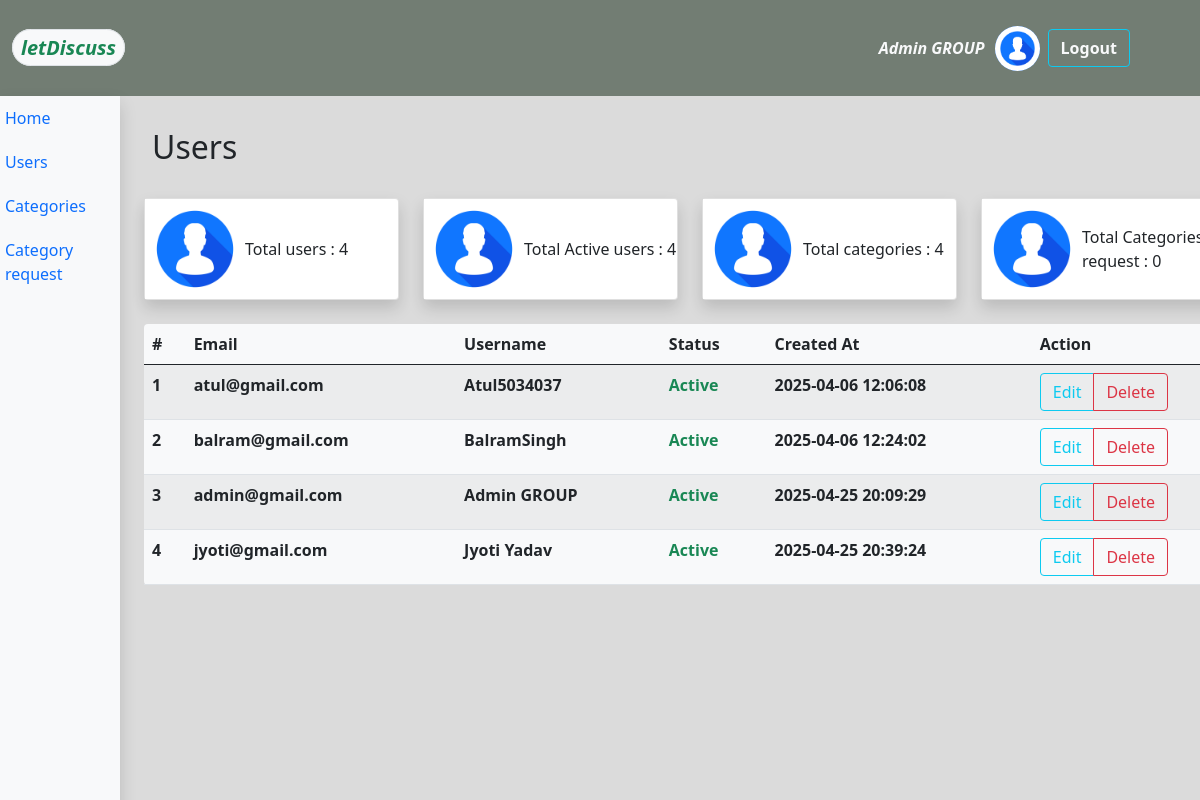
/admin/users.php (signed in), run on the app's committed database.
### tables this page shows
CREATE TABLE `users` (
  `id` int(10) NOT NULL,
  `user_email` varchar(50) NOT NULL,
  `username` varchar(25) NOT NULL,
  `password` varchar(255) NOT NULL,
  `created_at` datetime NOT NULL DEFAULT current_timestamp(),
  `updated_at` datetime DEFAULT NULL,
  `is_deleted` tinyint(2) NOT NULL DEFAULT 0 COMMENT '0:not deleted, 1 deleted',
  `account_status` tinyint(2) NOT NULL DEFAULT 0 COMMENT '0:actie, 1 :inactive',
  `account_type` int(11) NOT NULL DEFAULT 0
);

### admin/users.php (the view, shortened to what this page needs)
<?php include 'partials/_header.php' ?>
<?php include 'partials/_navBar.php' ?>
<?php include 'partials/_leftNav.php' ?>
<?php
    include '../partial/_dbconnection.php';
    if($_SESSION['loggedin']== true){
    $resultUser =mysqli_query($conn, 'SELECT * FROM users');
    $resultUserCount = mysqli_num_rows($resultUser);
    $resultUserActive =mysqli_query($conn, 'SELECT * FROM users WHERE is_deleted = 0');
    $resultUserActiveCount = mysqli_num_rows($resultUserActive);
    $resultCateogy =mysqli_query($conn, 'SELECT * FROM categories WHERE is_deleted = 0');
    $resultCateogyCount = mysqli_num_rows($resultCateogy);
    $resultCateogyRequest =mysqli_query($conn, 'SELECT * FROM category_requests WHERE req_status = 0');
    $resultCateogyRequestCount = mysqli_num_rows($resultCateogyRequest);
    }else{
        header('location: index.php');
    }
?>
<div class="admin-home-div col-12 container">
    <h2 class="py-3 px-2 my-3">Users</h2>
    <div class="cars-sapce row col-12">
        <div class="total-users-count col-md-3 col-12">
            <div class="card d-flex flex-row align-items-center rounded shadow">
                <div class="image">
                    <img src="../public/images/tradimg.jpg" width="100" height="100" alt="">
                </div>
                <div class="info-about">Total users : <?php echo $resultUserCount ?></div>
            </div>
        </div>
        <div class="total-categories-count col-md-3 col-12">
            <div class="card d-flex flex-row align-items-center rounded shadow">
                <div class="image">
                    <img src="../public/images/tradimg.jpg" width="100" height="100" alt="">
                </div>
                <div class="info-about">Total Active users : <?php echo $resultUserActiveCount ?></div>
            </div>
        </div>
        <div class="total-categories-count col-md-3 col-12">
            <div class="card d-flex flex-row align-items-center rounded shadow">
                <div class="image">
                    <img src="../public/images/tradimg.jpg" width="100" height="100" alt="">
                </div>
                <div class="info-about">Total categories : <?php echo $resultCateogyCount ?></div>
            </div>
        </div>
        <div class="total-categories-count col-md-3 col-12">
            <div class="card d-flex flex-row align-items-center rounded shadow">
                <div class="image">
                    <img src="../public/images/tradimg.jpg" width="100" height="100" alt="">
                </div>
                <div class="info-about">Total Categories request : <?php echo $resultCateogyRequestCount?></div>
            </div>
        </div>
    </div>
    <div class="category-deatils-data mt-4 bg-light rounded ">
        <table class="table table-striped" id="cat-table">
            <thead>
                <tr>
                    <th scope="col">#</th>
                    <th scope="col">Email</th>
                    <th scope="col">Username</th>
                    <th scope="col">Status</th>
                    <th scope="col">Created At</th>
                    <th scope="col">Action</th>
                </tr>
            </thead>
            <tbody>
                <?php
                    if($resultUserActiveCount > 0){
                        while($row = mysqli_fetch_assoc($resultUserActive)){
                            echo ' <tr>
                                    <th>'.$row['id'].'</th>
                                    <th>'.$row['user_email'].'</th>
                                    <th>'.$row['username'].'</th>
                                    <th>'.accountStatus($row['account_status']).'</th>
                                    <th>'.$row['created_at'].'</th>
                                    <th>
                                    <div class="btn-group" role="group" aria-label="Basic mixed styles example">
                                        <button type="button" class="user-edit btn btn-outline-info" data-bs-target="#userEditModal" data-bs-toggle="modal">Edit</button>
                                        <a href="users.php?deleteid='.$row['id'].'"  class="btn btn-outline-danger">Delete</a>
                                    </div>
                                    </th>
                                </tr>';
                        }
                    }
                ?>
            </tbody>
        </table>
    </div>
</div>
<?php include 'partials/_footer.php' ?>

### partial/_helper.php (shortened to what this page needs)
<?php
    function accountStatus($id){
        $acc_status = '';
        if($id == 0){
            $acc_status = '<span class="text-success">Active</span>';
        }elseif($id == 1){
            $acc_status = '<span class="text-danger">Inactive</span>';
        }
        return $acc_status;
    }
?>

### public/css/main.css (style rules this page uses)
* { margin:0; padding : 0; }
.bg-light-grey-whitish { background : #DBDBDB; }
.admin-home-div { position:fixed; left:11vw; top:12vh; height:90vh; display:inline-block; }

### data on the page
users: id "1", user_email "atul@gmail.com", username "Atul5034037", account_status "Active", created_at "2025-04-06 12:06:08"
users: id "2", user_email "balram@gmail.com", username "BalramSingh", account_status "Active", created_at "2025-04-06 12:24:02"
users: id "3", user_email "admin@gmail.com", username "Admin GROUP", account_status "Active", created_at "2025-04-25 20:09:29"
users: id "4", user_email "jyoti@gmail.com", username "Jyoti Yadav", account_status "Active", created_at "2025-04-25 20:39:24"

### other printed values
$_SESSION['loggedin_username'] "Admin GROUP"
$resultUserCount "4"
$resultUserActiveCount "4"
$resultCateogyCount "4"
$resultCateogyRequestCount "0"
